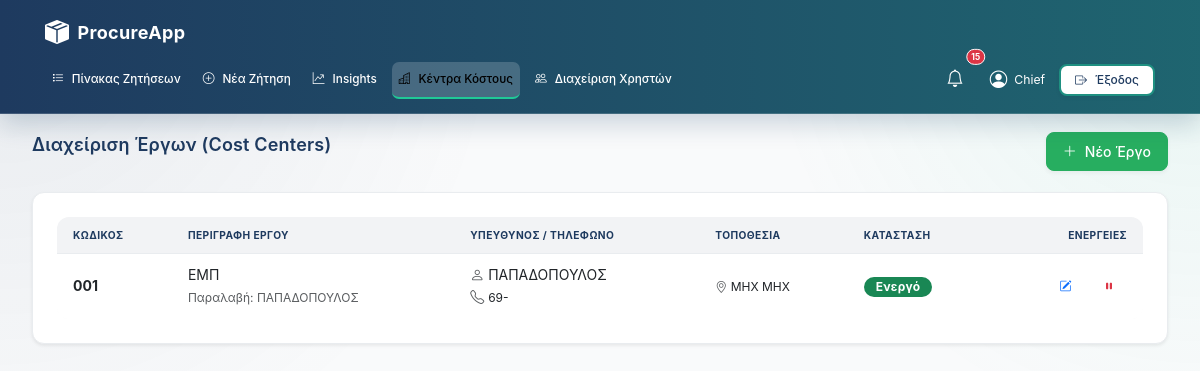
The app's page /chief/cost-centers (signed in) with its own data.
### models.py (models this page shows)
class CostCenter(db.Model):
    __tablename__ = "cost_centers"
    id = db.Column(db.Integer, primary_key=True)
    code = db.Column(db.String(50), unique=True, nullable=False)
    name = db.Column(db.String(200), nullable=False)
    is_active = db.Column(db.Boolean, default=True, nullable=False)
    address = db.Column(db.String(250), nullable=True)
    project_manager = db.Column(db.String(120), nullable=True)
    receiving_manager = db.Column(db.String(120), nullable=True)
    phone = db.Column(db.String(50), nullable=True)

### app/routes/admin.py (the view)
@admin_bp.route("/cost-centers")
@require_role("chief")
def cost_centers():
    ccs = CostCenter.query.all()
    return render_template("chief_cost_centers.html", cost_centers=ccs)

### app/auth.py (called while the page is built)
def require_roles(*roles):
    def wrap(fn):
        @wraps(fn)
        def inner(*args, **kwargs):
            if session.get("role") not in roles:
                flash("Δεν έχεις δικαίωμα πρόσβασης.", "danger")
                return redirect(url_for("auth.login"))
            return fn(*args, **kwargs)
        return inner
    return wrap

### templates/chief_cost_centers.html (shortened to what this page needs)
{% extends "base.html" %}
{% block content %}
<div class="d-flex justify-content-between align-items-center mb-4">
    <h3>Διαχείριση Έργων (Cost Centers)</h3>
    <button class="btn btn-success" data-bs-toggle="modal" data-bs-target="#addCCModal"><i class="bi bi-plus-lg"></i> Νέο Έργο</button>
</div>
<div class="card shadow-sm">
    <div class="table-responsive">
        <table class="table table-hover align-middle mb-0">
            <thead class="table-light">
                <tr>
                    <th>Κωδικός</th>
                    <th>Περιγραφή Έργου</th>
                    <th>Υπεύθυνος / Τηλέφωνο</th>
                    <th>Τοποθεσία</th>
                    <th>Κατάσταση</th>
                    <th class="text-end">Ενέργειες</th>
                </tr>
            </thead>
            <tbody>
                {% for cc in cost_centers %}
                <tr>
                    <td class="fw-bold">{{ cc.code }}</td>
                    <td>
                        {{ cc.name }}<br>
                        <small class="text-muted">Παραλαβή: {{ cc.receiving_manager or '-' }}</small>
                    </td>
                    <td>
                        <i class="bi bi-person text-muted"></i> {{ cc.project_manager or '-' }}<br>
                        <i class="bi bi-telephone text-muted"></i> <small>{{ cc.phone or '-' }}</small>
                    </td>
                    <td>
                        <small><i class="bi bi-geo-alt text-muted"></i> {{ cc.address or '-' }}</small>
                    </td>
                    <td>
                        {% if cc.is_active %}
                        <span class="badge bg-success">Ενεργό</span>
                        {% else %}
                        <span class="badge bg-secondary">Ανενεργό</span>
                        {% endif %}
                    </td>
                    <td class="text-end text-nowrap">
                        <button type="button" class="btn btn-sm btn-outline-primary me-1" data-bs-toggle="modal" data-bs-target="#editCCModal{{ cc.id }}" title="Επεξεργασία">
                            <i class="bi bi-pencil-square"></i>
                        </button>
                        <form method="post" action="{{ url_for('admin.toggle_cost_center', cc_id=cc.id) }}" class="d-inline">
                            {% if cc.is_active %}
                            <button class="btn btn-sm btn-outline-danger" title="Απενεργοποίηση"><i class="bi bi-pause-fill"></i></button>
                            {% else %}
                            <button class="btn btn-sm btn-outline-success" title="Ενεργοποίηση"><i class="bi bi-play-fill"></i></button>
                            {% endif %}
                        </form>
                    </td>
                </tr>
                {% else %}
                <tr><td colspan="6" class="text-center py-4 text-muted">Δεν βρέθηκαν έργα.</td></tr>
                {% endfor %}
            </tbody>
        </table>
    </div>
</div>
{% endblock %}

### app/static/css/layouts.css (style rules this page uses)
.d-flex { display: flex; }
.align-items-center { align-items: center; }
.justify-content-between { justify-content: space-between; }
.mb-0 { margin-bottom: 0; }
.mb-4 { margin-bottom: var(--space-4); }
.d-inline { display: inline; }

### app/static/css/dashboard-unified.css (style rules this page uses)
:root { --ui-shell-max-width: 1600px; --ui-panel-bg: var(--color-white, #ffffff); --ui-panel-border: var(--color-gray-200, #e5e7eb); --ui-muted-bg: var(--color-gray-50, #f8fafc); --ui-row-hover: rgba(32, 201, 151, 0.08); --ui-heading: var(--color-navy, var(--color-primary-navy, #1e3a5f)); --ui-accent: var(--color-teal, var(--color-primary-accent, #20c997)); --ui-shadow-soft: 0 10px 28px rgba(15, 58, 95, 0.08); }
body.dashboard-unified { background: radial-gradient(circle at top right, rgba(32, 201, 151, 0.08), transparent 35%), radial-gradient(circle at top left, rgba(30, 58, 95, 0.08), transparent 40%), var(--ui-muted-bg); color: var(--color-text-primary, var(--text-primary, #1f2937)); }
.dashboard-unified h1, .dashboard-unified h2, .dashboard-unified h3, .dashboard-unified .page-header h1 { color: var(--ui-heading); letter-spacing: 0.01em; }
.dashboard-unified .card, .dashboard-unified .filters-sidebar, .dashboard-unified .kpi-card, .dashboard-unified .card-kpi { background: var(--ui-panel-bg); border: 1px solid var(--ui-panel-border); border-radius: 12px; box-shadow: var(--ui-shadow-soft); }
.dashboard-unified .card::before, .dashboard-unified .card-kpi::before { display: none; }
.dashboard-unified .table { margin-bottom: 0; border-collapse: separate; border-spacing: 0; }
.dashboard-unified .table thead th { background: color-mix(in srgb, var(--ui-heading) 6%, #ffffff 94%); color: var(--ui-heading); font-size: 0.73rem; font-weight: 700; letter-spacing: 0.04em; text-transform: uppercase; border-bottom: 1px solid var(--ui-panel-border); white-space: nowrap; padding-top: 0.72rem; padding-bottom: 0.72rem; }
.dashboard-unified .table tbody td { padding-top: 0.7rem; padding-bottom: 0.7rem; border-bottom: 1px solid var(--ui-panel-border); vertical-align: middle; }
.dashboard-unified .table-responsive { border-radius: 12px; }
.dashboard-unified .badge, .dashboard-unified .rounded-pill { font-weight: 700; letter-spacing: 0.015em; }
.dashboard-unified .btn { border-radius: 8px; }

### records on screen
CostCenter: code "001", name "ΕΜΠ", receiving_manager "ΠΑΠΑΔΟΠΟΥΛΟΣ", project_manager "ΠΑΠΑΔΟΠΟΥΛΟΣ", phone "69-", address "ΜΗΧ ΜΗΧ", is_active "Ενεργό"

### other values on screen
{{ unread_notifs|length }} "15"
{{ session.get('name') }} "Chief"
